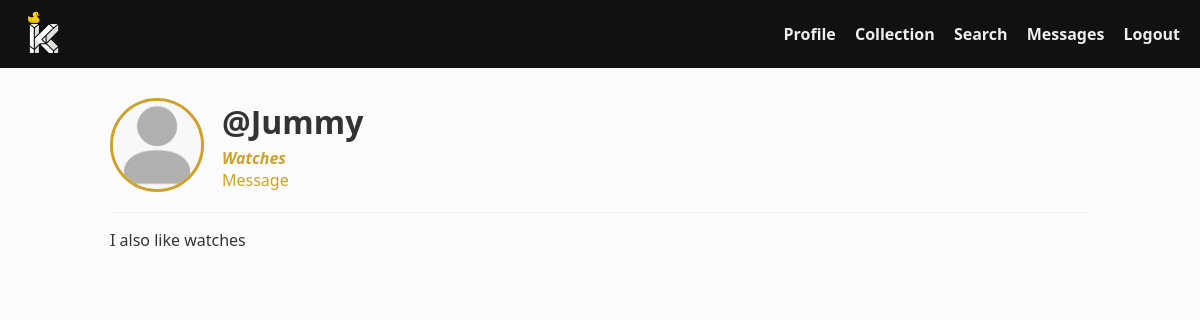
Screenshot of /u/Jummy (signed in) with the database file from the repository.
### kluster/models.py (models this page shows, shortened)
class User(db.Model, UserMixin):
    __tablename__ = "users"
    id = db.Column(db.Integer, primary_key=True)
    email = db.Column(db.String(255), unique=True, nullable=False, index=True)
    username = db.Column(db.String(80), unique=True, nullable=False)
    password_hash = db.Column(db.String(255), nullable=False)
    bio = db.Column(db.Text, default="")
    specialization = db.Column(db.String(120), default="")
    created_at = db.Column(db.DateTime, default=datetime.utcnow)
    collections = db.relationship("CollectionItem", backref="owner", lazy=True, cascade="all, delete-orphan")

### kluster/routes/profile.py (the view)
@profile_bp.route("/<username>")
@login_required
def view_profile(username: str):
    user: User = User.query.filter_by(username=username).first_or_404()
    is_owner = current_user.id == user.id
    return render_template("profile.html", user=user, is_owner=is_owner)

### kluster/metrics.py (called while the page is built)
def before_request_metrics():
    request._start_time = time.perf_counter()

def after_request_metrics(response):
    try:
        latency = time.perf_counter() - getattr(request, "_start_time", time.perf_counter())
        REQUEST_LATENCY.labels(request.method, request.endpoint or "unknown").observe(latency)
        REQUEST_COUNT.labels(request.method, request.endpoint or "unknown", response.status_code).inc()
    except Exception as exc:
        log.warning("metrics_after_request_error", error=str(exc))
    return response

### kluster/routes/auth.py (called while the page is built)
@login_manager.user_loader
def load_user(user_id):
    return User.query.get(int(user_id))

### kluster/templates/profile.html
{% extends "base.html" %}
{% block content %}
  <section class="profile">
    <div class="profile-header">
      <img src="{{ url_for('static', filename='img/profile_placeholder.png') }}" alt="Profile Picture" class="profile-pic" />
      <div class="profile-info">
        <h2>@{{ user.username }}</h2>
        <div class="specialization">{{ user.specialization or "Watch Collector" }}</div>
        {% if not is_owner %}
        <a class="btn-primary" href="{{ url_for('messages.thread', username=user.username) }}">Message</a>
        {% endif %}
      </div>
    </div>
    {% if is_owner %}
      <form method="post" class="profile-edit-form" action="{{ url_for('profile.update_profile', username=user.username) }}">
        <label>Bio
          <textarea name="bio" rows="4">{{ user.bio }}</textarea>
        </label>
        <label>Specialization
          <input name="specialization" value="{{ user.specialization }}">
        </label>
        <button type="submit" class="btn-primary">Save</button>
      </form>
    {% else %}
      <article class="profile-bio">
        <p>{{ user.bio }}</p>
      </article>
    {% endif %}
  </section>
{% endblock %}

### kluster/static/css/main.css (style rules this page uses)
body { font-family: 'Segoe UI', Tahoma, Geneva, Verdana, sans-serif; margin: 0; background: #fcfcfc; color: #333; }
a { text-decoration: none; color: #cfa12b; }
.profile-header { display: flex; padding-bottom: 20px; border-bottom: 1px solid #eee; align-items: center; gap: 18px; }
.profile-pic { border-radius: 50%; width: 88px; height: 88px; object-fit: cover; border: 3px solid #cfa12b; }
.profile-info h2 { margin: 0; font-size: 2rem; font-weight: 700; }
.specialization { margin-top: 4px; color: #cfa12b; font-weight: 700; font-style: italic; }

### rows the page displays
User: username "Jummy", specialization "Watches", bio "I also like watches"
